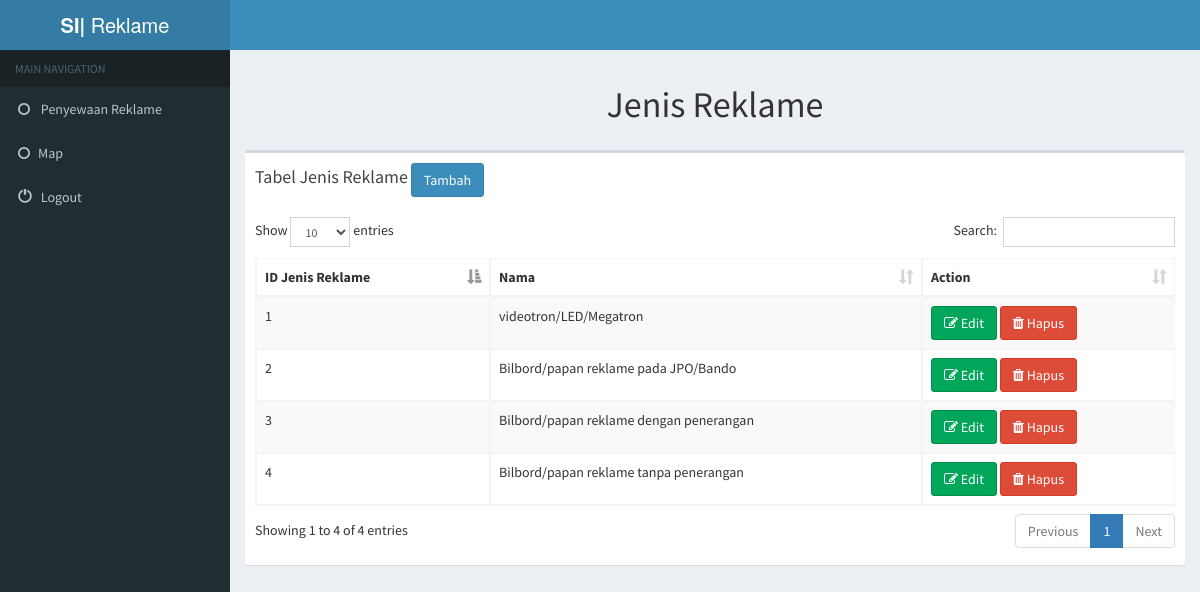
The app's page /index.php/jenis_reklame with its own data.
### tables this page shows
CREATE TABLE `jenis_reklame` (
  `id_jenis` int(11) NOT NULL,
  `nama` varchar(200) NOT NULL
);

### application/controllers/Jenis_reklame.php (called while the page is built, shortened)
<?php
class Jenis_reklame extends CI_Controller
{
	public function index()
	{
		$data['data'] = $this->M_jenis_reklame->getAll();
		$this->load->view('include/header');
		$this->load->view('jenis_reklame/data',$data);
		$this->load->view('include/footer');
	}
}

### index.php (called while the page is built, shortened)
<?php
require_once BASEPATH.'core/CodeIgniter.php';

### application/models/M_jenis_reklame.php (called while the page is built, shortened)
<?php
class M_jenis_reklame extends CI_Model
{
	function getAll()
	{
	  $query = $this->db->get('jenis_reklame');
	  return $query->result_array();
	}
}
?>

### application/views/jenis_reklame/data.php (the view, shortened to what this page needs)
<body class="hold-transition skin-blue sidebar-mini">
<div class="wrapper">
  <div class="content-wrapper">
    <section class="content-header">
      <center><h1>
         Jenis Reklame
      </h1></center>
    </section>
    <section class="content">
          <div class="box">
            <div class="box-header">
                <h3 class="box-title">Tabel Jenis Reklame  </h3>
                <a class="btn btn-primary" href="<?php echo base_url()."index.php/Jenis_reklame/form/" ?>">Tambah</a>
            </div>
            <div class="box-body">
              <table id="example1" class="table table-bordered table-striped">
                <thead>
                <tr>
                  <th>ID Jenis Reklame</th>
                  <th>Nama</th>
                  <th>Action</th>
                </tr>
                </thead>
                <tbody>
                  <?php foreach ($data as $row) {?>
                <tr>
                  <td> <?php echo $row['id_jenis']; ?> </td>
                  <td> <?php echo $row['nama']; ?> </td>
                  <td>
                      <a class="btn btn-success" href="Jenis_reklame/form/<?php echo $row['id_jenis'];?>"> <i class="fa fa-edit "></i> Edit</a>
                      <a class="btn btn-danger" href="<?php echo site_url('Jenis_reklame/hapus/'.$row['id_jenis']);?>"
                      onclick="return confirm('Apakah Anda yakin ingin menghapus?')"> <i class="icon-trash"></i> <i class="fa fa-trash "></i> Hapus</a>
                </td>
                </tr>
                <?php } ?>
              </tbody>
              </table>
            </div>
          </div>

### records on screen
jenis_reklame: id_jenis "1", nama "videotron/LED/Megatron"
jenis_reklame: id_jenis "2", nama "Bilbord/papan reklame pada JPO/Bando"
jenis_reklame: id_jenis "3", nama "Bilbord/papan reklame dengan penerangan"
jenis_reklame: id_jenis "4", nama "Bilbord/papan reklame tanpa penerangan"
